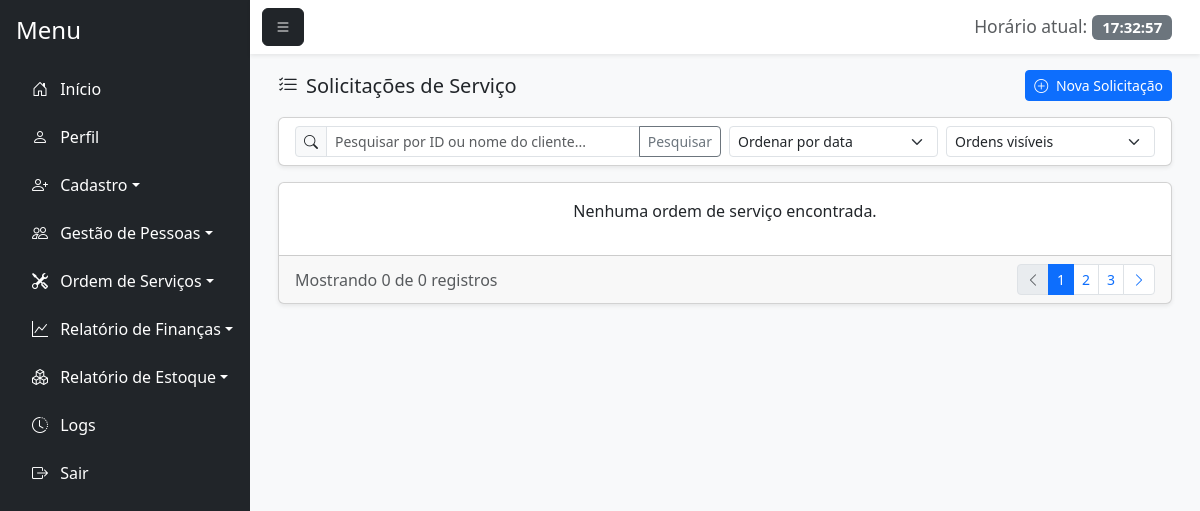
The app's page /consultar_ordem.php (signed in), older data.
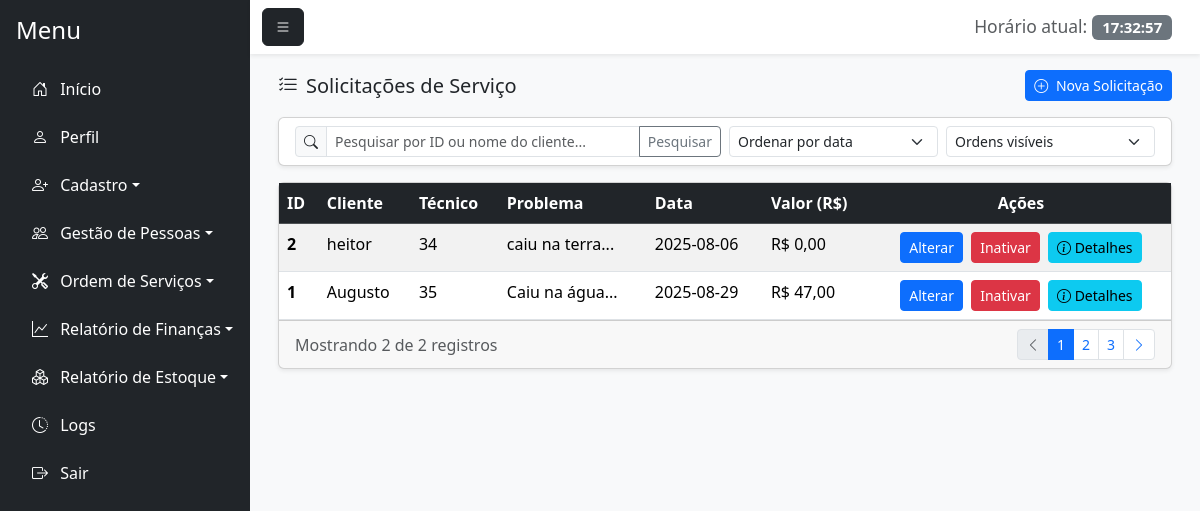
The same page, newer data.
### tables this page shows
CREATE TABLE `nova_ordem` (
  `id_ordem` int(11) NOT NULL,
  `id_funcionario` int(11) NOT NULL,
  `nome_client_ordem` varchar(100) NOT NULL,
  `tecnico` varchar(100) DEFAULT NULL,
  `marca_aparelho` varchar(100) DEFAULT NULL,
  `tempo_uso` varchar(50) DEFAULT NULL,
  `problema` text DEFAULT NULL,
  `prioridade` varchar(20) DEFAULT NULL,
  `observacao` text DEFAULT NULL,
  `dt_recebimento` date DEFAULT NULL,
  `valor_total` decimal(10,2) NOT NULL,
  `metodo_pag` varchar(50) DEFAULT NULL,
  `id_peca_est` int(11) DEFAULT NULL,
  `id_cliente` int(11) DEFAULT NULL
);

### consultar_ordem.php (the view, shortened to what the changed rows need)
<?php
require_once 'conexao.php';
require_once 'php/permissoes.php';
$sql = "SELECT no.id_ordem,
               no.nome_client_ordem,
               no.tecnico,
               no.problema,
               no.dt_recebimento,
               no.valor_total,
               no.marca_aparelho,
               no.prioridade,
               no.observacao,
               c.nome_cliente
        FROM nova_ordem no
        LEFT JOIN cliente c ON no.id_cliente = c.id_cliente
        LEFT JOIN funcionario f ON no.id_funcionario = f.id_funcionario";
$sql .= " ORDER BY no.id_ordem DESC";
$stmt = $pdo->prepare($sql);
$stmt->execute();
$ordens = $stmt->fetchAll(PDO::FETCH_ASSOC);
$filtro_oculto = isset($_GET['filtro_oculto']) ? $_GET['filtro_oculto'] : '0';
if ($filtro_oculto == '0') {
    $ordens = array_filter($ordens, function($ordem) {
        return !in_array($ordem['id_ordem'], $_SESSION['ordens_ocultas']);
    });
} else {
    $ordens = array_filter($ordens, function($ordem) {
        return in_array($ordem['id_ordem'], $_SESSION['ordens_ocultas']);
    });
}
?>
<!DOCTYPE html>
<html lang="pt-BR">
<head>
    <link href="https://cdn.jsdelivr.net/npm/bootstrap@5.3.7/dist/css/bootstrap.min.css" rel="stylesheet">
    <link rel="stylesheet" href="https://cdn.jsdelivr.net/npm/bootstrap-icons@1.11.1/font/bootstrap-icons.css">
    <link href="https://cdn.jsdelivr.net/npm/bootstrap-icons@1.11.1/font/bootstrap-icons.css" rel="stylesheet">
</head>
<body class="bg-light">
    <div class="d-flex vh-100 bg-light">
        <div class="flex-grow-1 d-flex flex-column">
            <div class="flex-grow-1 p-3" style="overflow-y: auto;">
                <div class="container-fluid">
                    <div class="card shadow-sm">
                        <div class="card-body p-0">
                            <div class="table-responsive">
                                <?php if(!empty($ordens)): ?>
                                    <table class="table table-hover table-striped mb-0">
                                        <thead class="table-dark">
                                            <tr>
                                                <th scope="col">ID</th>
                                                <th scope="col">Cliente</th>
                                                <th scope="col">Técnico</th>
                                                <th scope="col">Problema</th>
                                                <th scope="col">Data</th>
                                                <th scope="col">Valor (R$)</th>
                                                <th scope="col" class="text-center">Ações</th>
                                            </tr>
                                        </thead>
                                        <tbody>
                                            <?php foreach($ordens as $ordem): ?>
                                                <tr>
                                                    <th scope="row"><?= htmlspecialchars($ordem['id_ordem']) ?></th>
                                                    <td><?= htmlspecialchars($ordem['nome_cliente'] ? $ordem['nome_cliente'] : $ordem['nome_client_ordem']) ?></td>
                                                    <td><?= htmlspecialchars($ordem['tecnico']) ?></td>
                                                    <td><?= htmlspecialchars(substr($ordem['problema'], 0, 30)) ?>...</td>
                                                    <td><?= htmlspecialchars($ordem['dt_recebimento']) ?></td>
                                                    <td>R$ <?= number_format($ordem['valor_total'], 2, ',', '.') ?></td>
                                                    <td class="text-center">
                                                    <a href="#" class="btn btn-sm btn-primary me-1" title="Alterar" onclick="carregarDadosOrdem(<?= htmlspecialchars($ordem['id_ordem']) ?>)">Alterar
                                                    </a>
                                                        <?php if ($filtro_oculto == '0'): ?>
                                                            <a href="consultar_ordem.php?acao=ocultar&id=<?= htmlspecialchars($ordem['id_ordem']) ?>"
                                                                class="btn btn-sm btn-danger me-1" title="Ocultar"
                                                                onclick="return confirm('Deseja ocultar esta ordem?')">
                                                                Inativar
                                                            </a>
                                                        <?php endif; ?>
                                                    <button class="btn btn-sm btn-info" onclick="mostrarDetalhesOrdem(<?=htmlspecialchars($usuario['id_usuario'])?>)">
                                                        <i class="bi bi-info-circle"></i> Detalhes
                                                    </button>
                                                    </td>
                                                </tr>
                                            <?php endforeach; ?>
                                        </tbody>
                                    </table>
                                <?php else: ?>
                                    <div class="p-3 text-center">
                                        <p>Nenhuma ordem de serviço encontrada.</p>
                                    </div>
                                <?php endif; ?>
                            </div>
                        </div>
                        <div class="card-footer py-2">
                            <div class="d-flex justify-content-between align-items-center">
                                <div>
                                    <span class="text-muted">Mostrando <?= count($ordens) ?> de <?= count($ordens) ?> registros</span>
                                </div>
                            </div>
                        </div>
                    </div>
                </div>
            </div>
</body>
</html>

### php/permissoes.php (shortened to what the changed rows need)
<?php
$permissoes = [
    1 => [
        "Início" => ["principal.php"],
        "Perfil" => ["perfil.php"],
        "Cadastro" => [
            "cadastro_usuario.php", "cadastro_cliente.php", "cadastro_funcionario.php",
            "cadastro_fornecedor.php", "cadastro_pecas.php"
        ],
        "Gestão de Pessoas" => [
            "gestao_usuario.php", "gestao_cliente.php", "gestao_funcionario.php",
            "gestao_fornecedor.php"
        ],
        "Ordem de Serviços" => ["nova_ordem.php", "consultar_ordem.php", "pagamento.php"],
        "Relatório de Finanças" => ["relatorio_despesas.php", "relatorio_lucro.php"],
        "Relatório de Estoque" => [
            "relatorio_saida.php", "relatorio_pecas_estoque.php", "relatorio_uso.php"
        ],
        "Logs" => ["logs.php"],
    ],
    2 => [
        "Início" => ["principal.php"],
        "Perfil" => ["perfil.php"],
        "Cadastro" => [
            "cadastro_cliente.php", "cadastro_funcionario.php",
            "cadastro_fornecedor.php", "cadastro_pecas.php"
        ],
        "Gestão de Pessoas" => ["gestao_cliente.php"],
        "Ordem de Serviços" => ["nova_ordem.php", "consultar_ordem.php", "pagamento.php"],
        "Relatório de Estoque" => [
            "relatorio_saida.php", "relatorio_pecas_estoque.php", "relatorio_uso.php"
        ],
    ],
    3 => [
        "Início" => ["principal.php"],
        "Perfil" => ["perfil.php"],
        "Cadastro" => ["cadastro_cliente.php"],
        "Gestão de Pessoas" => ["gestao_cliente.php"],
        "Ordem de Serviços" => ["nova_ordem.php", "consultar_ordem.php", "pagamento.php"],
    ],
    4 => [
        "Início" => ["principal.php"],
        "Perfil" => ["perfil.php"],
        "Cadastro" => ["cadastro_pecas.php"],
        "Ordem de Serviços" => ["nova_ordem.php", "consultar_ordem.php", "pagamento.php"],
        "Relatório de Estoque" => [
            "relatorio_saida.php", "relatorio_pecas_estoque.php", "relatorio_uso.php"
        ],
    ],
];
$id_perfil = $_SESSION['perfil'];
$opcoes_menu = isset($permissoes[$id_perfil]) ? $permissoes[$id_perfil] : [];
$icones_menu = [
    "Início" => "bi-house-door",
    "Perfil" => "bi-person",
    "Cadastro" => "bi-person-plus",
    "Gestão de Pessoas" => "bi-people",
    "Ordem de Serviços" => "bi-tools",
    "Relatório de Finanças" => "bi-graph-up",
    "Relatório de Estoque" => "bi-boxes",
    "Logs" => "bi-clock-history"
];
function formatarNomeExibicao($nomeArquivo) {
    $nome = basename($nomeArquivo, ".php");
    $prefixos = ['cadastro_', 'gestao_', 'relatorio_'];
    foreach ($prefixos as $prefixo) {
        if (strpos($nome, $prefixo) === 0) {
            $nome = substr($nome, strlen($prefixo));
            break;
        }
    }
    $nome = str_replace("_", " ", $nome);
    $nome = ucwords($nome);
    return $nome;
}
function gerarMenu($opcoes_menu, $icones_menu) {
    $html = '';
    foreach ($opcoes_menu as $categoria => $arquivos) {
        $icone = isset($icones_menu[$categoria]) ? $icones_menu[$categoria] : "bi-circle";
        if (count($arquivos) > 1) {
            $html .= '<li class="nav-item mb-2 dropdown">';
            $html .= '<a class="nav-link text-white dropdown-toggle" href="#" id="' . $categoria . 'Dropdown" role="button" data-bs-toggle="dropdown" aria-expanded="false">';
            $html .= '<i class="bi ' . $icone . ' me-2"></i> ' . $categoria;
            $html .= '</a>';
            $html .= '<ul class="dropdown-menu dropdown-menu-dark" aria-labelledby="' . $categoria . 'Dropdown">';
            foreach ($arquivos as $arquivo) {
                $nomeExibicao = formatarNomeExibicao($arquivo);
                $html .= '<li><a class="dropdown-item" href="' . $arquivo . '">' . $nomeExibicao . '</a></li>';
            }
            $html .= '</ul>';
            $html .= '</li>';
        } else {
            $html .= '<li class="nav-item mb-2">';
            $html .= '<a href="' . $arquivos[0] . '" class="nav-link text-white">';
            $html .= '<i class="bi ' . $icone . ' me-2"></i> ' . $categoria;
            $html .= '</a>';
            $html .= '</li>';
        }
    }
    return $html;
}
$menu_html = '
<nav id="sidebar" class="bg-dark text-white p-3" style="width: 250px;">
    <h4 class="mb-4">Menu</h4>
    <ul class="nav flex-column">
        ' . gerarMenu($opcoes_menu, $icones_menu) . '
        <li class="nav-item">
            <a href="index.php" class="nav-link text-white"><i class="bi bi-box-arrow-right me-2"></i> Sair</a>
        </li>
    </ul>
</nav>
<script>
    document.getElementById("menu-toggle").addEventListener("click", function () {
        document.getElementById("sidebar").classList.toggle("d-none");
    });
    function updateClock() {
        const now = new Date();
        const timeString = now.toLocaleTimeString(\'pt-BR\');
        document.getElementById(\'liveClock\').textContent = timeString;
    }
    setInterval(updateClock, 1000);
    updateClock();
</script>
';
function exibirMenu() {
    global $menu_html;
    echo $menu_html;
}
?>

Row changes from the older to the newer data that the page shows:
added nova_ordem: id_ordem "2", nome_client_ordem "heitor", tecnico "34", problema "caiu na terra", dt_recebimento "2025-08-06", valor_total "0,00"
added nova_ordem: id_ordem "1", nome_client_ordem "Augusto", tecnico "35", problema "Caiu na água", dt_recebimento "2025-08-29", valor_total "47,00"
Text that changed along with them:
count($ordens): "0" → (not shown)
text no longer shown: "Nenhuma ordem de serviço encontrada."
text now shown: "ID Cliente Técnico Problema Data Valor (R$) Ações"
